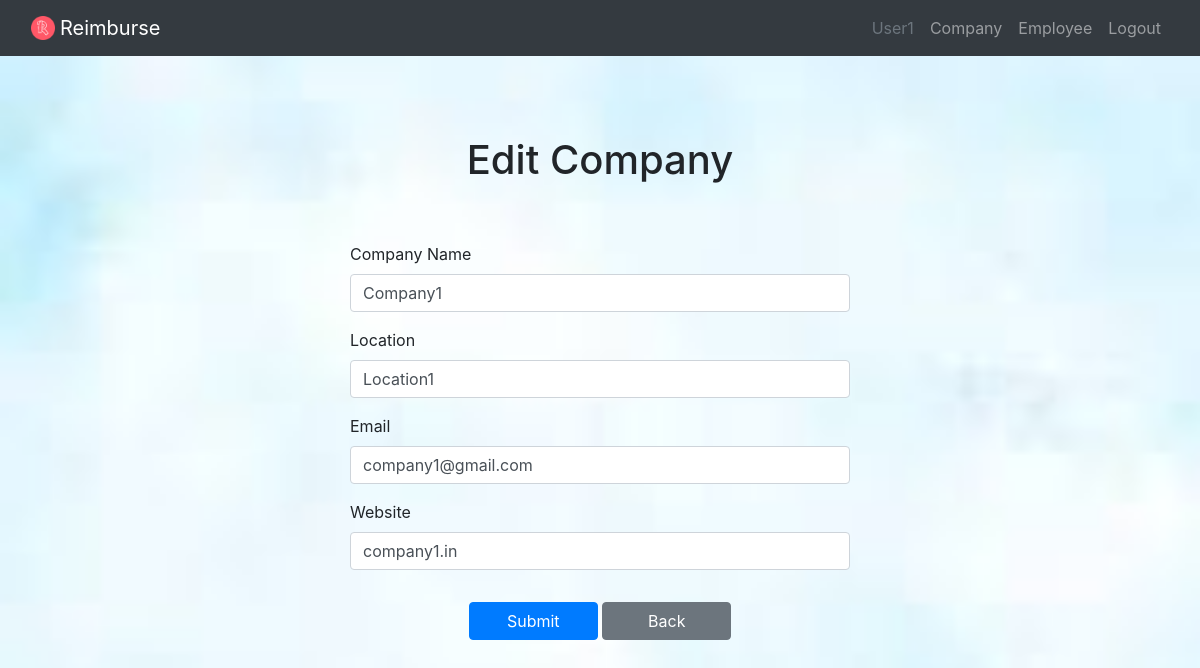
The page /edit_company/1 (signed in) on the database its author committed.
### website/models.py (models this page shows)
class User(db.Model, UserMixin):
    id = db.Column(db.Integer, primary_key=True)
    email = db.Column(db.String(150),nullable=False, unique=True)
    username = db.Column(db.String(150), nullable=False, unique=True)
    password = db.Column(db.String(150),nullable=False)
    companies = db.relationship('Company', backref='owner', lazy=True)

class Company(db.Model):
    id = db.Column(db.Integer, primary_key=True)
    name = db.Column(db.String(150), nullable=False, unique=True)
    email = db.Column(db.String(120), nullable=False, unique=True)
    location = db.Column(db.String(200), nullable=False)
    website = db.Column(db.String(120), nullable=True)
    user_id = db.Column(db.Integer, db.ForeignKey('user.id'), nullable=False)
    employees = db.relationship('Employee', backref='company', lazy=True)

### website/views.py (the view, shortened to what this page needs)
@views.route('/edit_company/<int:company_id>',methods=('GET','POST'))
@login_required
def edit_company(company_id):
   company = Company.query.get_or_404(company_id)
   if company.user_id != current_user.id:
        flash('You are not authorized to edit this company.', category='error')
        return redirect(url_for('views.company_list'))
   return render_template('edit_company.html', company=company,user=current_user,company_id=company_id)

### website/__init__.py (called while the page is built)
def create_app():
    app = Flask(__name__)
    app.config['SECRET_KEY']="helloworld"
    app.config['SQLALCHEMY_DATABASE_URI'] = f'sqlite:///{DB_NAME}'
    db.init_app(app)
    from .views import views
    from .auth import auth
    app.register_blueprint(views, url_prefix="/")
    app.register_blueprint(auth, url_prefix="/")
    from .models import User
    app.config['UPLOAD_FOLDER'] = UPLOAD_FOLDER
    create_database(app)
    login_manager = LoginManager()
    login_manager.login_view ="auth.login"
    login_manager.init_app(app)
    @login_manager.user_loader
    def load_user(id):
        return User.query.get(int(id))
    return app

### website/templates/edit_company.html (shortened to what this page needs)
{% extends'base.html' %}
{% block content %}
<form method="post">
    <div style="    display: flex;
        flex-direction: column;
        justify-content: center;
        align-items: center;padding-top: 80px;">
        <h1>Edit Company</h1>
        <div class="form-group" style="padding-top: 50px;">
            <div class="mb-3">
                <label for="name" class="form-label">Company Name</label>
                <input type="text" class="form-control" id="name" name="name" value="{{company.name}}"
                    style="width: 500px;">
            </div>
            <div class="mb-3">
                <label for="location" class="form-label">Location</label>
                <input type="text" class="form-control" id="location" name="location" value="{{company.location}}"
                    style="width: 500px;">
            </div>
            <div class="mb-3">
                <label for="email" class="form-label">Email</label>
                <input type="email" class="form-control" id="email" name="email" value="{{company.email}}"
                    style="width: 500px;">
            </div>
            <div class="mb-3">
                <label for="website" class="form-label">Website</label>
                <input type="text" class="form-control" id="website" name="website" value="{{company.website}}"
                    style="width: 500px;">
            </div>
        </div>
        <div class="mb-3" align="'center">
            <button type="submit" class="btn btn-primary" style="justify-content: center; width: 129px;">Submit
            </button>
            <a href="{{ url_for('views.company_details', company_id=company_id) }}" <button class="btn btn-secondary"
                style="justify-content: center; width: 129px;">Back</button></a>
        </div>
    </div>
</form>
{% endblock %}

### website/templates/base.html (shortened to what this page needs)
<!DOCTYPE html>
<html lang="en">
<head>
    <link href="https://cdn.jsdelivr.net/npm/bootstrap@5.0.2/dist/css/bootstrap.min.css" rel="stylesheet"
 />
    <link href="https://cdnjs.cloudflare.com/ajax/libs/font-awesome/6.0.0-beta3/css/all.min.css" rel="stylesheet">
    <link rel="stylesheet" href="https://maxcdn.bootstrapcdn.com/bootstrap/4.5.2/css/bootstrap.min.css">
    <link rel="stylesheet" href="{{ url_for('static', filename='CSS/style.css') }}">
</head>
<body>
    <nav class="navbar navbar-expand-lg navbar-dark bg-dark">
        <div class="container-fluid">
            <img src="../static/images/letter-r_12499428.png" width="24" style="margin-right: 5px;">
            <a class="navbar-brand" href="#">Reimburse</a>
            <div class="collapse navbar-collapse" id="navbar">
                <div class="navbar-nav ms-auto">
                    <small class="navbar-text text-muted" style="padding: 8px; font-size: 16px;">
                        {{ user.username }}
                    </small>
                    {% if user.is_authenticated %}
                    <a class="nav-item nav-link " href="{{url_for('views.company_list')}}">Company</a>
                    <a class="nav-item nav-link " href="{{url_for('views.employees')}}">Employee</a>
                    <a class="nav-item nav-link " href="/logout">Logout</a>
                    {% else %}
                    <a class="nav-item nav-link " href="/login">Login</a>
                    <a class="nav-item nav-link " href="/sign-up">Sign Up</a>
                    {% endif %}
                </div>
            </div>
        </div>
    </nav>
    <div class="container">{% block content %}{% endblock %}</div>
</body>
</html>

### website/static/CSS/style.css (style rules this page uses)
body { background-image: url(../images/d2.jpeg); background-size: cover; background-repeat: no-repeat; background-attachment: fixed; }

### rows shown on the page
User: username "User1"
Company: name "Company1", location "Location1", email "company1@gmail.com", website "company1.in"
